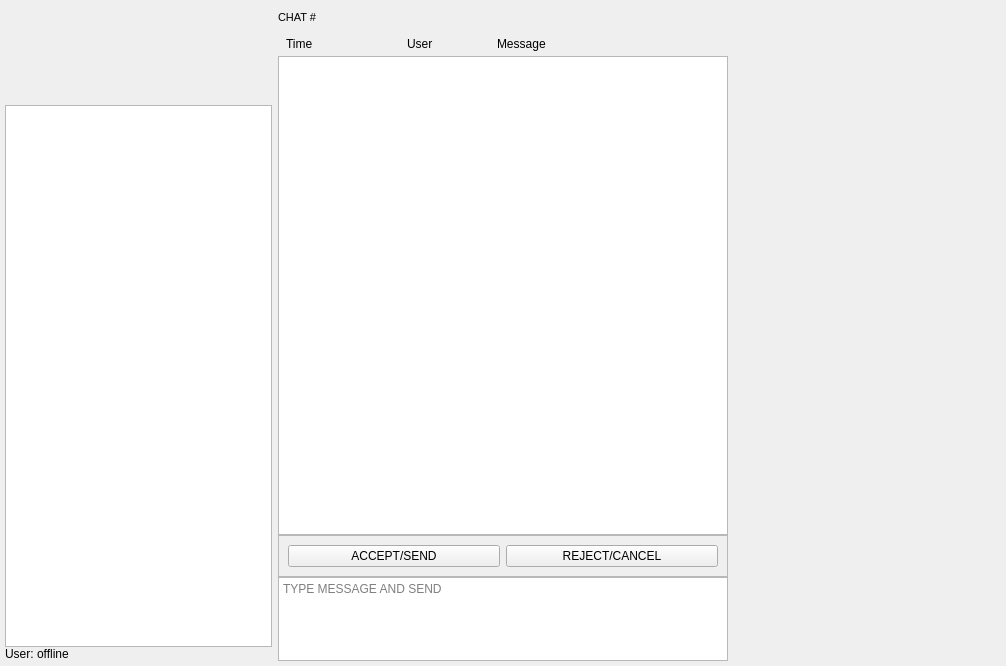
<?xml version="1.0" encoding="UTF-8"?>
<ui version="4.0">
 <class>ChatWidget</class>
 <widget class="QWidget" name="ChatWidget">
  <property name="geometry">
   <rect>
    <x>0</x>
    <y>0</y>
    <width>1006</width>
    <height>666</height>
   </rect>
  </property>
  <property name="sizePolicy">
   <sizepolicy hsizetype="Expanding" vsizetype="Expanding">
    <horstretch>0</horstretch>
    <verstretch>0</verstretch>
   </sizepolicy>
  </property>
  <property name="windowTitle">
   <string/>
  </property>
  <layout class="QHBoxLayout" name="horizontalLayout_2">
   <property name="spacing">
    <number>5</number>
   </property>
   <property name="leftMargin">
    <number>5</number>
   </property>
   <property name="topMargin">
    <number>5</number>
   </property>
   <property name="rightMargin">
    <number>5</number>
   </property>
   <property name="bottomMargin">
    <number>5</number>
   </property>
   <item>
    <widget class="QStackedWidget" name="stackedWidget">
     <property name="sizePolicy">
      <sizepolicy hsizetype="Expanding" vsizetype="Expanding">
       <horstretch>0</horstretch>
       <verstretch>0</verstretch>
      </sizepolicy>
     </property>
     <property name="currentIndex">
      <number>1</number>
     </property>
     <widget class="QWidget" name="page">
      <property name="sizePolicy">
       <sizepolicy hsizetype="Expanding" vsizetype="Expanding">
        <horstretch>0</horstretch>
        <verstretch>0</verstretch>
       </sizepolicy>
      </property>
      <layout class="QVBoxLayout" name="verticalLayout_5">
       <item>
        <widget class="QLabel" name="label_4">
         <property name="font">
          <font>
           <pointsize>18</pointsize>
          </font>
         </property>
         <property name="text">
          <string>Chat becomes available after Auth eID login</string>
         </property>
         <property name="alignment">
          <set>Qt::AlignCenter</set>
         </property>
        </widget>
       </item>
      </layout>
     </widget>
     <widget class="QWidget" name="pageActive">
      <property name="sizePolicy">
       <sizepolicy hsizetype="Expanding" vsizetype="Expanding">
        <horstretch>0</horstretch>
        <verstretch>0</verstretch>
       </sizepolicy>
      </property>
      <property name="autoFillBackground">
       <bool>true</bool>
      </property>
      <layout class="QHBoxLayout" name="horizontalLayout_3" stretch="2,6,2">
       <property name="spacing">
        <number>3</number>
       </property>
       <property name="leftMargin">
        <number>0</number>
       </property>
       <property name="topMargin">
        <number>0</number>
       </property>
       <property name="rightMargin">
        <number>0</number>
       </property>
       <property name="bottomMargin">
        <number>0</number>
       </property>
       <item>
        <widget class="QFrame" name="usersFrame">
         <property name="sizePolicy">
          <sizepolicy hsizetype="Minimum" vsizetype="Preferred">
           <horstretch>0</horstretch>
           <verstretch>0</verstretch>
          </sizepolicy>
         </property>
         <property name="minimumSize">
          <size>
           <width>270</width>
           <height>0</height>
          </size>
         </property>
         <property name="maximumSize">
          <size>
           <width>250</width>
           <height>16777215</height>
          </size>
         </property>
         <property name="headerPanel" stdset="0">
          <bool>false</bool>
         </property>
         <layout class="QVBoxLayout" name="verticalLayout">
          <property name="spacing">
           <number>0</number>
          </property>
          <property name="leftMargin">
           <number>0</number>
          </property>
          <property name="topMargin">
           <number>0</number>
          </property>
          <property name="rightMargin">
           <number>3</number>
          </property>
          <property name="bottomMargin">
           <number>0</number>
          </property>
          <item>
           <widget class="SearchWidget" name="searchWidget" native="true">
            <property name="minimumSize">
             <size>
              <width>0</width>
              <height>100</height>
             </size>
            </property>
           </widget>
          </item>
          <item>
           <widget class="ChatUserListTreeView" name="treeViewUsers">
            <property name="focusPolicy">
             <enum>Qt::NoFocus</enum>
            </property>
            <property name="horizontalScrollBarPolicy">
             <enum>Qt::ScrollBarAlwaysOff</enum>
            </property>
            <property name="editTriggers">
             <set>QAbstractItemView::DoubleClicked|QAbstractItemView::EditKeyPressed</set>
            </property>
            <property name="textElideMode">
             <enum>Qt::ElideMiddle</enum>
            </property>
            <property name="verticalScrollMode">
             <enum>QAbstractItemView::ScrollPerPixel</enum>
            </property>
            <property name="indentation">
             <number>10</number>
            </property>
            <property name="rootIsDecorated">
             <bool>true</bool>
            </property>
            <property name="uniformRowHeights">
             <bool>false</bool>
            </property>
            <property name="itemsExpandable">
             <bool>false</bool>
            </property>
            <property name="animated">
             <bool>true</bool>
            </property>
            <property name="headerHidden">
             <bool>true</bool>
            </property>
            <property name="expandsOnDoubleClick">
             <bool>false</bool>
            </property>
           </widget>
          </item>
          <item>
           <layout class="QHBoxLayout" name="horizontalLayout_4">
            <item>
             <widget class="QLabel" name="label_5">
              <property name="sizePolicy">
               <sizepolicy hsizetype="Minimum" vsizetype="Preferred">
                <horstretch>0</horstretch>
                <verstretch>0</verstretch>
               </sizepolicy>
              </property>
              <property name="text">
               <string>User: </string>
              </property>
             </widget>
            </item>
            <item>
             <widget class="QLabel" name="labelUserName">
              <property name="sizePolicy">
               <sizepolicy hsizetype="Expanding" vsizetype="Preferred">
                <horstretch>0</horstretch>
                <verstretch>0</verstretch>
               </sizepolicy>
              </property>
              <property name="text">
               <string>offline</string>
              </property>
             </widget>
            </item>
           </layout>
          </item>
         </layout>
        </widget>
       </item>
       <item>
        <widget class="QFrame" name="chatFrame">
         <property name="autoFillBackground">
          <bool>false</bool>
         </property>
         <property name="darkFrame" stdset="0">
          <bool>true</bool>
         </property>
         <property name="headerPanel" stdset="0">
          <bool>false</bool>
         </property>
         <layout class="QVBoxLayout" name="verticalLayout_4">
          <property name="spacing">
           <number>2</number>
          </property>
          <property name="leftMargin">
           <number>0</number>
          </property>
          <property name="topMargin">
           <number>0</number>
          </property>
          <property name="rightMargin">
           <number>0</number>
          </property>
          <property name="bottomMargin">
           <number>0</number>
          </property>
          <item>
           <layout class="QVBoxLayout" name="verticalLayout_2">
            <property name="spacing">
             <number>0</number>
            </property>
            <item>
             <widget class="QLabel" name="labelActiveChat">
              <property name="minimumSize">
               <size>
                <width>0</width>
                <height>25</height>
               </size>
              </property>
              <property name="maximumSize">
               <size>
                <width>16777215</width>
                <height>25</height>
               </size>
              </property>
              <property name="font">
               <font>
                <pointsize>8</pointsize>
               </font>
              </property>
              <property name="text">
               <string>CHAT #</string>
              </property>
              <property name="alignment">
               <set>Qt::AlignLeading|Qt::AlignLeft|Qt::AlignVCenter</set>
              </property>
              <property name="headerLabel" stdset="0">
               <bool>false</bool>
              </property>
              <property name="headerPanel" stdset="0">
               <bool>true</bool>
              </property>
             </widget>
            </item>
            <item>
             <widget class="QStackedWidget" name="stackedWidgetMessages">
              <property name="currentIndex">
               <number>0</number>
              </property>
              <widget class="QFrame" name="page_6">
               <layout class="QVBoxLayout" name="verticalLayout_3">
                <property name="spacing">
                 <number>0</number>
                </property>
                <property name="leftMargin">
                 <number>0</number>
                </property>
                <property name="topMargin">
                 <number>0</number>
                </property>
                <property name="rightMargin">
                 <number>0</number>
                </property>
                <property name="bottomMargin">
                 <number>0</number>
                </property>
                <item>
                 <widget class="QWidget" name="chatTopSeparatorWidget" native="true">
                  <property name="sizePolicy">
                   <sizepolicy hsizetype="Preferred" vsizetype="Fixed">
                    <horstretch>0</horstretch>
                    <verstretch>1</verstretch>
                   </sizepolicy>
                  </property>
                  <property name="minimumSize">
                   <size>
                    <width>0</width>
                    <height>1</height>
                   </size>
                  </property>
                 </widget>
                </item>
                <item>
                 <widget class="QFrame" name="messagesHeaderFrame">
                  <property name="sizePolicy">
                   <sizepolicy hsizetype="Preferred" vsizetype="Fixed">
                    <horstretch>0</horstretch>
                    <verstretch>0</verstretch>
                   </sizepolicy>
                  </property>
                  <property name="minimumSize">
                   <size>
                    <width>0</width>
                    <height>25</height>
                   </size>
                  </property>
                  <layout class="QHBoxLayout" name="horizontalLayout">
                   <property name="spacing">
                    <number>0</number>
                   </property>
                   <property name="leftMargin">
                    <number>0</number>
                   </property>
                   <property name="topMargin">
                    <number>0</number>
                   </property>
                   <property name="rightMargin">
                    <number>0</number>
                   </property>
                   <property name="bottomMargin">
                    <number>0</number>
                   </property>
                   <item>
                    <spacer name="horizontalSpacer">
                     <property name="orientation">
                      <enum>Qt::Horizontal</enum>
                     </property>
                     <property name="sizeType">
                      <enum>QSizePolicy::Fixed</enum>
                     </property>
                     <property name="sizeHint" stdset="0">
                      <size>
                       <width>8</width>
                       <height>20</height>
                      </size>
                     </property>
                    </spacer>
                   </item>
                   <item>
                    <widget class="QLabel" name="timeLabel">
                     <property name="sizePolicy">
                      <sizepolicy hsizetype="Fixed" vsizetype="Preferred">
                       <horstretch>0</horstretch>
                       <verstretch>0</verstretch>
                      </sizepolicy>
                     </property>
                     <property name="minimumSize">
                      <size>
                       <width>101</width>
                       <height>0</height>
                      </size>
                     </property>
                     <property name="text">
                      <string>Time</string>
                     </property>
                     <property name="minimumSizeLinux" stdset="0">
                      <size>
                       <width>110</width>
                       <height>0</height>
                      </size>
                     </property>
                    </widget>
                   </item>
                   <item>
                    <widget class="QLabel" name="iconLabel">
                     <property name="sizePolicy">
                      <sizepolicy hsizetype="Fixed" vsizetype="Preferred">
                       <horstretch>0</horstretch>
                       <verstretch>0</verstretch>
                      </sizepolicy>
                     </property>
                     <property name="minimumSize">
                      <size>
                       <width>20</width>
                       <height>0</height>
                      </size>
                     </property>
                     <property name="text">
                      <string/>
                     </property>
                    </widget>
                   </item>
                   <item>
                    <widget class="QLabel" name="userLabel">
                     <property name="sizePolicy">
                      <sizepolicy hsizetype="Fixed" vsizetype="Preferred">
                       <horstretch>0</horstretch>
                       <verstretch>0</verstretch>
                      </sizepolicy>
                     </property>
                     <property name="minimumSize">
                      <size>
                       <width>90</width>
                       <height>0</height>
                      </size>
                     </property>
                     <property name="text">
                      <string>User</string>
                     </property>
                    </widget>
                   </item>
                   <item>
                    <widget class="QLabel" name="messageLabel">
                     <property name="minimumSize">
                      <size>
                       <width>50</width>
                       <height>0</height>
                      </size>
                     </property>
                     <property name="text">
                      <string>Message</string>
                     </property>
                    </widget>
                   </item>
                  </layout>
                 </widget>
                </item>
                <item>
                 <widget class="ChatMessagesTextEdit" name="textEditMessages">
                  <property name="sizePolicy">
                   <sizepolicy hsizetype="Preferred" vsizetype="Expanding">
                    <horstretch>0</horstretch>
                    <verstretch>0</verstretch>
                   </sizepolicy>
                  </property>
                  <property name="focusPolicy">
                   <enum>Qt::NoFocus</enum>
                  </property>
                  <property name="autoFillBackground">
                   <bool>true</bool>
                  </property>
                  <property name="autoFormatting">
                   <set>QTextEdit::AutoAll</set>
                  </property>
                  <property name="readOnly">
                   <bool>true</bool>
                  </property>
                  <property name="acceptRichText">
                   <bool>false</bool>
                  </property>
                  <property name="openExternalLinks">
                   <bool>true</bool>
                  </property>
                  <property name="openLinks">
                   <bool>false</bool>
                  </property>
                  <property name="darkFrame" stdset="0">
                   <bool>true</bool>
                  </property>
                 </widget>
                </item>
                <item>
                 <widget class="QFrame" name="frameContactActions">
                  <property name="frameShape">
                   <enum>QFrame::StyledPanel</enum>
                  </property>
                  <property name="frameShadow">
                   <enum>QFrame::Raised</enum>
                  </property>
                  <layout class="QHBoxLayout" name="horizontalLayout_5">
                   <item>
                    <widget class="QPushButton" name="pushButton_AcceptSend">
                     <property name="text">
                      <string>ACCEPT/SEND</string>
                     </property>
                    </widget>
                   </item>
                   <item>
                    <widget class="QPushButton" name="pushButton_RejectCancel">
                     <property name="text">
                      <string>REJECT/CANCEL</string>
                     </property>
                    </widget>
                   </item>
                  </layout>
                 </widget>
                </item>
                <item>
                 <widget class="QFrame" name="inputContainer">
                  <property name="darkFrame" stdset="0">
                   <bool>true</bool>
                  </property>
                  <layout class="QHBoxLayout" name="horizontalLayout">
                   <property name="spacing">
                    <number>0</number>
                   </property>
                   <property name="leftMargin">
                    <number>0</number>
                   </property>
                   <property name="topMargin">
                    <number>0</number>
                   </property>
                   <property name="rightMargin">
                    <number>0</number>
                   </property>
                   <property name="bottomMargin">
                    <number>0</number>
                   </property>
                   <item>
                    <widget class="BSChatInput" name="input_textEdit">
                     <property name="sizePolicy">
                      <sizepolicy hsizetype="Expanding" vsizetype="Preferred">
                       <horstretch>0</horstretch>
                       <verstretch>0</verstretch>
                      </sizepolicy>
                     </property>
                     <property name="minimumSize">
                      <size>
                       <width>0</width>
                       <height>56</height>
                      </size>
                     </property>
                     <property name="maximumSize">
                      <size>
                       <width>16777215</width>
                       <height>84</height>
                      </size>
                     </property>
                     <property name="readOnly">
                      <bool>false</bool>
                     </property>
                     <property name="acceptRichText">
                      <bool>true</bool>
                     </property>
                     <property name="placeholderText">
                      <string>TYPE MESSAGE AND SEND</string>
                     </property>
                     <property name="openExternalLinks">
                      <bool>true</bool>
                     </property>
                     <property name="openLinks">
                      <bool>false</bool>
                     </property>
                     <property name="darkFrame" stdset="0">
                      <bool>true</bool>
                     </property>
                    </widget>
                   </item>
                  </layout>
                 </widget>
                </item>
               </layout>
              </widget>
              <widget class="QFrame" name="page_7">
               <layout class="QVBoxLayout" name="verticalLayout_6">
                <property name="spacing">
                 <number>0</number>
                </property>
                <property name="leftMargin">
                 <number>0</number>
                </property>
                <property name="topMargin">
                 <number>0</number>
                </property>
                <property name="rightMargin">
                 <number>0</number>
                </property>
                <property name="bottomMargin">
                 <number>0</number>
                </property>
                <item>
                 <widget class="TreeViewWithEnterKey" name="treeViewOTCRequests">
                  <property name="focusPolicy">
                   <enum>Qt::WheelFocus</enum>
                  </property>
                  <property name="alternatingRowColors">
                   <bool>true</bool>
                  </property>
                  <property name="selectionMode">
                   <enum>QAbstractItemView::SingleSelection</enum>
                  </property>
                  <property name="rootIsDecorated">
                   <bool>true</bool>
                  </property>
                  <property name="itemsExpandable">
                   <bool>true</bool>
                  </property>
                 </widget>
                </item>
               </layout>
              </widget>
             </widget>
            </item>
           </layout>
          </item>
         </layout>
        </widget>
       </item>
       <item>
        <widget class="QFrame" name="roomsFrame">
         <property name="sizePolicy">
          <sizepolicy hsizetype="Minimum" vsizetype="Preferred">
           <horstretch>0</horstretch>
           <verstretch>0</verstretch>
          </sizepolicy>
         </property>
         <property name="minimumSize">
          <size>
           <width>270</width>
           <height>0</height>
          </size>
         </property>
         <property name="maximumSize">
          <size>
           <width>250</width>
           <height>16777215</height>
          </size>
         </property>
         <property name="autoFillBackground">
          <bool>false</bool>
         </property>
         <layout class="QVBoxLayout" name="verticalLayout_3">
          <property name="spacing">
           <number>0</number>
          </property>
          <property name="leftMargin">
           <number>0</number>
          </property>
          <property name="topMargin">
           <number>0</number>
          </property>
          <property name="rightMargin">
           <number>0</number>
          </property>
          <property name="bottomMargin">
           <number>0</number>
          </property>
          <item>
           <widget class="QStackedWidget" name="stackedWidgetOTC">
            <property name="lineWidth">
             <number>0</number>
            </property>
            <property name="currentIndex">
             <number>3</number>
            </property>
            <widget class="OTCLoginRequiredShield" name="widgetLoginRequiredShield"/>
            <widget class="OTCGeneralRoomShield" name="widgetGeneralShield"/>
            <widget class="CreateOTCRequestWidget" name="widgetCreateOTCRequest"/>
            <widget class="PullOwnOTCRequestWidget" name="widgetPullOwnOTCRequest"/>
            <widget class="CreateOTCResponseWidget" name="widgetCreateOTCResponse"/>
            <widget class="OTCNegotiationRequestWidget" name="widgetNegotiateRequest"/>
            <widget class="OTCNegotiationResponseWidget" name="widgetNegotiateResponse"/>
            <widget class="OTCParticipantShield" name="widgetParticipantShield"/>
            <widget class="OTCContactShield" name="widgetContactShield"/>
            <widget class="OTCContactNetStatusShield" name="widgetContactNetStatusShield"/>
            <widget class="OTCSupportRoomShield" name="widgetSupportShield"/>
           </widget>
          </item>
         </layout>
        </widget>
       </item>
      </layout>
     </widget>
    </widget>
   </item>
  </layout>
 </widget>
 <customwidgets>
  <customwidget>
   <class>ChatMessagesTextEdit</class>
   <extends>QTextBrowser</extends>
   <header>ChatUI/ChatMessagesTextEdit.h</header>
  </customwidget>
  <customwidget>
   <class>TreeViewWithEnterKey</class>
   <extends>QTreeView</extends>
   <header>TreeViewWithEnterKey.h</header>
  </customwidget>
  <customwidget>
   <class>CreateOTCRequestWidget</class>
   <extends>QWidget</extends>
   <header>CreateOTCRequestWidget.h</header>
  </customwidget>
  <customwidget>
   <class>CreateOTCResponseWidget</class>
   <extends>QWidget</extends>
   <header>CreateOTCResponseWidget.h</header>
   <container>1</container>
  </customwidget>
  <customwidget>
   <class>OTCNegotiationResponseWidget</class>
   <extends>QWidget</extends>
   <header>OTCNegotiationResponseWidget.h</header>
   <container>1</container>
  </customwidget>
  <customwidget>
   <class>OTCNegotiationRequestWidget</class>
   <extends>QWidget</extends>
   <header>OTCNegotiationRequestWidget.h</header>
   <container>1</container>
  </customwidget>
  <customwidget>
   <class>OTCLoginRequiredShield</class>
   <extends>QWidget</extends>
   <header>OTCLoginRequiredShield.h</header>
   <container>1</container>
  </customwidget>
  <customwidget>
   <class>OTCGeneralRoomShield</class>
   <extends>QWidget</extends>
   <header>OTCGeneralRoomShield.h</header>
   <container>1</container>
  </customwidget>
  <customwidget>
   <class>PullOwnOTCRequestWidget</class>
   <extends>QWidget</extends>
   <header>PullOwnOTCRequestWidget.h</header>
   <container>1</container>
  </customwidget>
  <customwidget>
   <class>SearchWidget</class>
   <extends>QWidget</extends>
   <header location="global">ChatUI/SearchWidget.h</header>
   <container>1</container>
  </customwidget>
  <customwidget>
   <class>OTCParticipantShield</class>
   <extends>QWidget</extends>
   <header>OTCParticipantShield.h</header>
   <container>1</container>
  </customwidget>
  <customwidget>
   <class>OTCContactShield</class>
   <extends>QWidget</extends>
   <header>OTCContactShield.h</header>
   <container>1</container>
  </customwidget>
  <customwidget>
   <class>OTCContactNetStatusShield</class>
   <extends>QWidget</extends>
   <header>OTCContactNetStatusShield.h</header>
   <container>1</container>
  </customwidget>
  <customwidget>
   <class>OTCSupportRoomShield</class>
   <extends>QWidget</extends>
   <header>OTCSupportRoomShield.h</header>
   <container>1</container>
  </customwidget>
  <customwidget>
   <class>ChatUserListTreeView</class>
   <extends>QTreeView</extends>
   <header>ChatUI/ChatUserListTreeView.h</header>
  </customwidget>
  <customwidget>
   <class>BSChatInput</class>
   <extends>QTextBrowser</extends>
   <header>ChatUI/BSChatInput.h</header>
  </customwidget>
 </customwidgets>
 <resources/>
 <connections/>
</ui>
